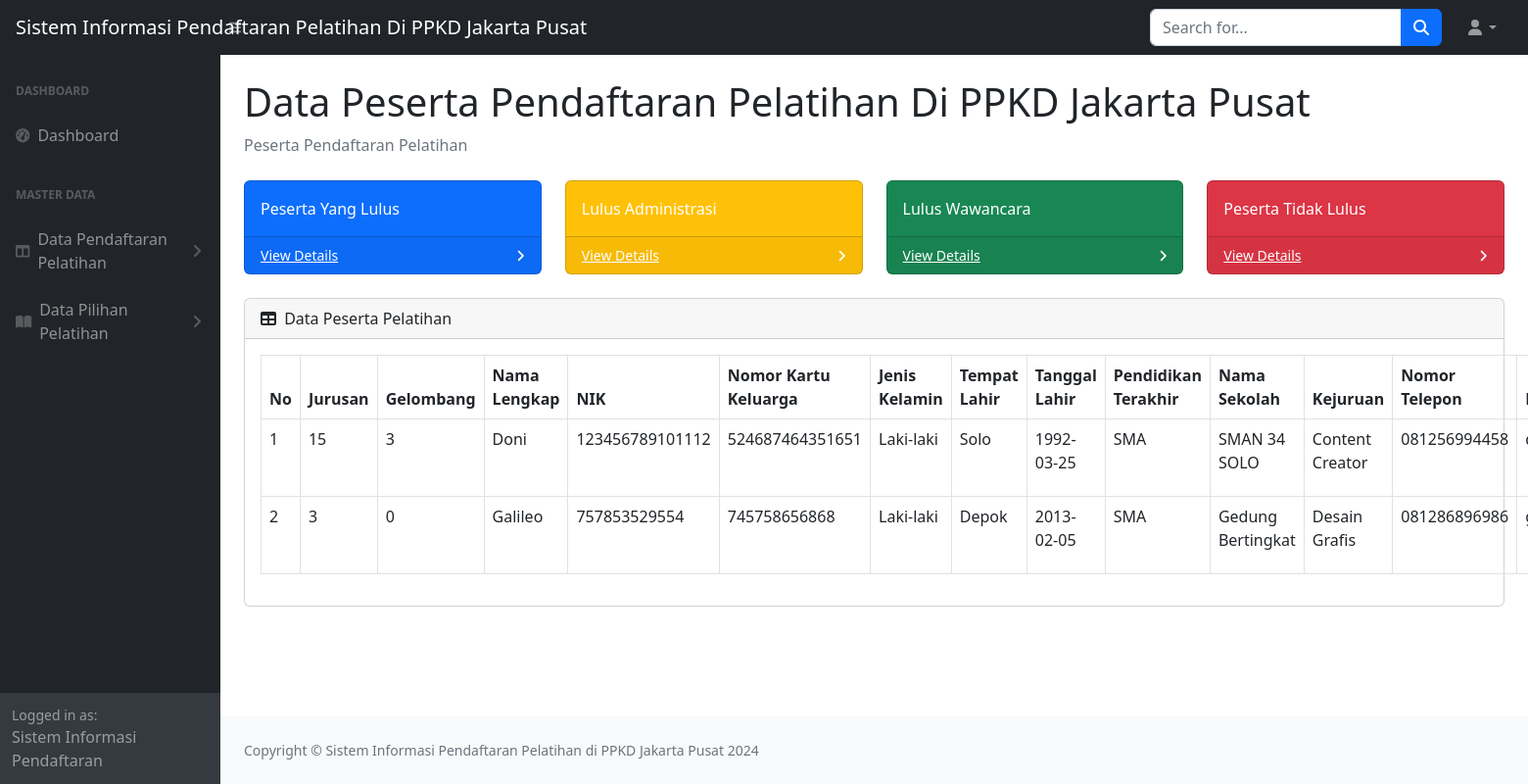
Page /dashboard.php on the committed database.
### tables this page shows
CREATE TABLE `peserta_pelatihan` (
  `id` int(30) NOT NULL,
  `id_jurusan` int(50) NOT NULL,
  `id_gelombang` int(30) NOT NULL,
  `nama_lengkap` varchar(100) NOT NULL,
  `nik` varchar(100) NOT NULL,
  `kartu_keluarga` varchar(100) NOT NULL,
  `jenis_kelamin` varchar(30) NOT NULL,
  `tempat_lahir` varchar(100) NOT NULL,
  `tanggal_lahir` date NOT NULL,
  `pendidikan_terakhir` varchar(200) NOT NULL,
  `nama_sekolah` varchar(300) NOT NULL,
  `kejuruan` varchar(300) NOT NULL,
  `nomor_hp` varchar(100) NOT NULL,
  `email` varchar(100) NOT NULL,
  `aktivitas_saat_ini` varchar(500) NOT NULL,
  `status` tinyint(100) NOT NULL,
  `created_at` timestamp NOT NULL DEFAULT current_timestamp(),
  `updated_at` timestamp NOT NULL DEFAULT current_timestamp() ON UPDATE current_timestamp()
);

### dashboard.php (the view, shortened to what this page needs)
<?php
include 'config/config.php';
$queryPeserta = mysqli_query($koneksi, "SELECT jurusan.nama_jurusan, peserta_pelatihan.* FROM peserta_pelatihan LEFT JOIN jurusan ON jurusan.id = peserta_pelatihan.id_jurusan ORDER BY peserta_pelatihan.id DESC");
?>
<!DOCTYPE html>
<html lang="en">
<head>
    <link href="https://cdn.jsdelivr.net/npm/simple-datatables@7.1.2/dist/style.min.css" rel="stylesheet" />
    <link href="assets/tema/css/styles.css" rel="stylesheet" />
</head>
<body class="sb-nav-fixed">
    <?php include 'inc/navbar.php'; ?>
    <div id="layoutSidenav">
        <div id="layoutSidenav_nav">
            <nav class="sb-sidenav accordion sb-sidenav-dark" id="sidenavAccordion">
                <div class="sb-sidenav-menu">
                    <div class="nav">
                        <div class="sb-sidenav-menu-heading">Dashboard</div>
                        <a class="nav-link" href="dashboard.php">
                            <div class="sb-nav-link-icon"><i class="fas fa-tachometer-alt"></i></div>
                            Dashboard
                        </a>
                        <div class="sb-sidenav-menu-heading">Master Data</div>
                        <a class="nav-link collapsed" href="#" data-bs-toggle="collapse"
                            data-bs-target="#collapseDataPendaftaranPelatihan" aria-expanded="false"
                            aria-controls="collapseDataPendaftaranPelatihan">
                            <div class="sb-nav-link-icon"><i class="fas fa-columns"></i></div>
                            Data Pendaftaran Pelatihan
                            <div class="sb-sidenav-collapse-arrow"><i class="fas fa-angle-down"></i></div>
                        </a>
                        <a class="nav-link collapsed" href="#" data-bs-toggle="collapse"
                            data-bs-target="#collapseDataPilihanPelatihan" aria-expanded="false"
                            aria-controls="collapseDataPilihanPelatihan">
                            <div class="sb-nav-link-icon"><i class="fas fa-book-open"></i></div>
                            Data Pilihan Pelatihan
                            <div class="sb-sidenav-collapse-arrow"><i class="fas fa-angle-down"></i></div>
                        </a>
                    </div>
                </div>
                <div class="sb-sidenav-footer">
                    <div class="small">Logged in as:</div>
                    Sistem Informasi Pendaftaran
                </div>
            </nav>
        </div>
        <div id="layoutSidenav_content">
            <main>
                <div class="container-fluid px-4">
                    <h1 class="mt-4">Data Peserta Pendaftaran Pelatihan Di PPKD Jakarta Pusat </h1>
                    <ol class="breadcrumb mb-4">
                        <li class="breadcrumb-item active">Peserta Pendaftaran Pelatihan</li>
                    </ol>
                    <div class="row">
                        <div class="col-xl-3 col-md-6">
                            <div class="card bg-primary text-white mb-4">
                                <div class="card-body">Peserta Yang Lulus</div>
                                <div class="card-footer d-flex align-items-center justify-content-between">
                                    <a class="small text-white stretched-link" href="peserta_lulus.php">View Details</a>
                                    <div class="small text-white"><i class="fas fa-angle-right"></i></div>
                                </div>
                            </div>
                        </div>
                        <div class="col-xl-3 col-md-6">
                            <div class="card bg-warning text-white mb-4">
                                <div class="card-body">Lulus Administrasi</div>
                                <div class="card-footer d-flex align-items-center justify-content-between">
                                    <a class="small text-white stretched-link" href=#>View Details</a>
                                    <div class="small text-white"><i class="fas fa-angle-right"></i></div>
                                </div>
                            </div>
                        </div>
                        <div class="col-xl-3 col-md-6">
                            <div class="card bg-success text-white mb-4">
                                <div class="card-body">Lulus Wawancara</div>
                                <div class="card-footer d-flex align-items-center justify-content-between">
                                    <a class="small text-white stretched-link" href=#>View Details</a>
                                    <div class="small text-white"><i class="fas fa-angle-right"></i></div>
                                </div>
                            </div>
                        </div>
                        <div class="col-xl-3 col-md-6">
                            <div class="card bg-danger text-white mb-4">
                                <div class="card-body">Peserta Tidak Lulus </div>
                                <div class="card-footer d-flex align-items-center justify-content-between">
                                    <a class="small text-white stretched-link" href=#>View Details</a>
                                    <div class="small text-white"><i class="fas fa-angle-right"></i></div>
                                </div>
                            </div>
                        </div>
                    </div>
                    <div class="card mb-4">
                        <div class="card-header">
                            <i class="fas fa-table me-1"></i>
                            Data Peserta Pelatihan
                        </div>
                        <div class="card-body">
                            <div class=" table - responsive">
                                <table class="table table-bordered" id=" datatables">
                                    <thead>
                                        <tr>
                                            <th>No</th>
                                            <th>Jurusan</th>
                                            <th>Gelombang</th>
                                            <th>Nama Lengkap</th>
                                            <th>NIK</th>
                                            <th>Nomor Kartu Keluarga</th>
                                            <th>Jenis Kelamin</th>
                                            <th>Tempat Lahir</th>
                                            <th>Tanggal Lahir</th>
                                            <th>Pendidikan Terakhir</th>
                                            <th>Nama Sekolah</th>
                                            <th>Kejuruan</th>
                                            <th>Nomor Telepon</th>
                                            <th>Email</th>
                                        </tr>
                                    </thead>
                                    <tbody>
                                        <?php $no = 1;
                                        while ($data = mysqli_fetch_assoc($queryPeserta)) {
                                        ?>
                                        <tr>
                                            <td><?php echo $no++ ?></td>
                                            <td><?php echo $data['id_jurusan'] ?></td>
                                            <td><?php echo $data['id_gelombang'] ?></td>
                                            <td><?php echo $data['nama_lengkap'] ?></td>
                                            <td><?php echo $data['nik'] ?></td>
                                            <td><?php echo $data['kartu_keluarga'] ?></td>
                                            <td><?php echo $data['jenis_kelamin'] ?></td>
                                            <td><?php echo $data['tempat_lahir'] ?></td>
                                            <td><?php echo $data['tanggal_lahir'] ?></td>
                                            <td><?php echo $data['pendidikan_terakhir'] ?></td>
                                            <td><?php echo $data['nama_sekolah'] ?></td>
                                            <td><?php echo $data['kejuruan'] ?></td>
                                            <td><?php echo $data['nomor_hp'] ?></td>
                                            <td><?php echo $data['email'] ?></td>
                                        </tr>
                                        <?php } ?>
                                    </tbody>
                                </table>
                            </div>
                        </div>
                    </div>
                </div>
            </main>
            <?php include 'inc/footer.php'; ?>
        </div>
    </div>
</body>
</html>

### rows in the picture
peserta_pelatihan: id_jurusan "15", id_gelombang "3", nama_lengkap "Doni", nik "123456789101112", kartu_keluarga "524687464351651", jenis_kelamin "Laki-laki", tempat_lahir "Solo", tanggal_lahir "1992-03-25", pendidikan_terakhir "SMA", nama_sekolah "SMAN 34 SOLO", kejuruan "Content Creator", nomor_hp "081256994458"
peserta_pelatihan: id_jurusan "3", id_gelombang "0", nama_lengkap "Galileo", nik "757853529554", kartu_keluarga "745758656868", jenis_kelamin "Laki-laki", tempat_lahir "Depok", tanggal_lahir "2013-02-05", pendidikan_terakhir "SMA", nama_sekolah "Gedung Bertingkat", kejuruan "Desain Grafis", nomor_hp "081286896986"
